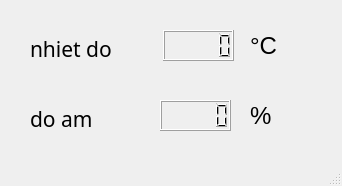
<?xml version="1.0" encoding="UTF-8"?>
<ui version="4.0">
 <class>MainWindow</class>
 <widget class="QMainWindow" name="MainWindow">
  <property name="geometry">
   <rect>
    <x>0</x>
    <y>0</y>
    <width>342</width>
    <height>186</height>
   </rect>
  </property>
  <property name="windowTitle">
   <string>MainWindow</string>
  </property>
  <widget class="QWidget" name="centralwidget">
   <widget class="QLabel" name="label">
    <property name="geometry">
     <rect>
      <x>30</x>
      <y>40</y>
      <width>111</width>
      <height>17</height>
     </rect>
    </property>
    <property name="font">
     <font>
      <family>Source Code Pro</family>
      <pointsize>16</pointsize>
     </font>
    </property>
    <property name="text">
     <string>nhiet do</string>
    </property>
   </widget>
   <widget class="QLabel" name="label_2">
    <property name="geometry">
     <rect>
      <x>30</x>
      <y>110</y>
      <width>67</width>
      <height>17</height>
     </rect>
    </property>
    <property name="font">
     <font>
      <family>Source Code Pro</family>
      <pointsize>16</pointsize>
     </font>
    </property>
    <property name="text">
     <string>do am</string>
    </property>
   </widget>
   <widget class="QLCDNumber" name="nhietDo">
    <property name="geometry">
     <rect>
      <x>163</x>
      <y>30</y>
      <width>71</width>
      <height>31</height>
     </rect>
    </property>
   </widget>
   <widget class="QLCDNumber" name="doAm">
    <property name="geometry">
     <rect>
      <x>160</x>
      <y>100</y>
      <width>71</width>
      <height>31</height>
     </rect>
    </property>
   </widget>
   <widget class="QLabel" name="label_3">
    <property name="geometry">
     <rect>
      <x>250</x>
      <y>30</y>
      <width>41</width>
      <height>31</height>
     </rect>
    </property>
    <property name="font">
     <font>
      <pointsize>18</pointsize>
     </font>
    </property>
    <property name="text">
     <string>°C</string>
    </property>
   </widget>
   <widget class="QLabel" name="label_4">
    <property name="geometry">
     <rect>
      <x>250</x>
      <y>100</y>
      <width>51</width>
      <height>31</height>
     </rect>
    </property>
    <property name="font">
     <font>
      <pointsize>18</pointsize>
     </font>
    </property>
    <property name="text">
     <string>%</string>
    </property>
   </widget>
  </widget>
  <widget class="QMenuBar" name="menubar">
   <property name="geometry">
    <rect>
     <x>0</x>
     <y>0</y>
     <width>342</width>
     <height>22</height>
    </rect>
   </property>
  </widget>
  <widget class="QStatusBar" name="statusbar"/>
 </widget>
 <resources/>
 <connections/>
</ui>
